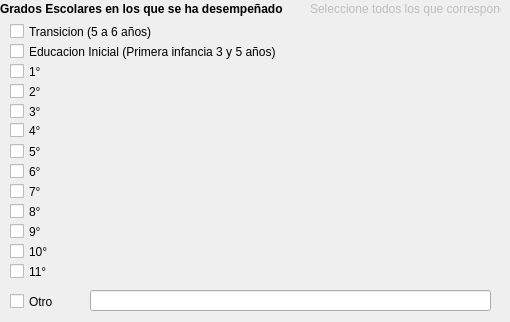
      <widget class="QWidget" name="tabWidgetPage4">
       <attribute name="title">
        <string>4 de 9</string>
       </attribute>
       <widget class="QLabel" name="label_16">
        <property name="geometry">
         <rect>
          <x>0</x>
          <y>0</y>
          <width>391</width>
          <height>18</height>
         </rect>
        </property>
        <property name="font">
         <font>
          <weight>75</weight>
          <bold>true</bold>
         </font>
        </property>
        <property name="text">
         <string>Grados Escolares en los que se ha desempeñado</string>
        </property>
       </widget>
       <widget class="QLabel" name="label_17">
        <property name="enabled">
         <bool>false</bool>
        </property>
        <property name="geometry">
         <rect>
          <x>310</x>
          <y>0</y>
          <width>191</width>
          <height>18</height>
         </rect>
        </property>
        <property name="font">
         <font>
          <pointsize>9</pointsize>
          <underline>false</underline>
          <strikeout>false</strikeout>
         </font>
        </property>
        <property name="text">
         <string>Seleccione todos los que correspondan</string>
        </property>
       </widget>
       <widget class="QCheckBox" name="gtransicion">
        <property name="geometry">
         <rect>
          <x>10</x>
          <y>20</y>
          <width>171</width>
          <height>23</height>
         </rect>
        </property>
        <property name="text">
         <string>Transicion (5 a 6 años)</string>
        </property>
       </widget>
       <widget class="QCheckBox" name="ginicial">
        <property name="geometry">
         <rect>
          <x>10</x>
          <y>40</y>
          <width>311</width>
          <height>23</height>
         </rect>
        </property>
        <property name="text">
         <string>Educacion Inicial (Primera infancia 3 y 5 años)</string>
        </property>
       </widget>
       <widget class="QCheckBox" name="g1">
        <property name="geometry">
         <rect>
          <x>10</x>
          <y>60</y>
          <width>93</width>
          <height>23</height>
         </rect>
        </property>
        <property name="text">
         <string>1°</string>
        </property>
       </widget>
       <widget class="QCheckBox" name="g2">
        <property name="geometry">
         <rect>
          <x>10</x>
          <y>80</y>
          <width>93</width>
          <height>23</height>
         </rect>
        </property>
        <property name="text">
         <string>2°</string>
        </property>
       </widget>
       <widget class="QCheckBox" name="g3">
        <property name="geometry">
         <rect>
          <x>10</x>
          <y>100</y>
          <width>93</width>
          <height>23</height>
         </rect>
        </property>
        <property name="text">
         <string>3°</string>
        </property>
       </widget>
       <widget class="QCheckBox" name="g4">
        <property name="geometry">
         <rect>
          <x>10</x>
          <y>120</y>
          <width>93</width>
          <height>21</height>
         </rect>
        </property>
        <property name="text">
         <string>4°</string>
        </property>
       </widget>
       <widget class="QCheckBox" name="g5">
        <property name="geometry">
         <rect>
          <x>10</x>
          <y>140</y>
          <width>93</width>
          <height>23</height>
         </rect>
        </property>
        <property name="text">
         <string>5°</string>
        </property>
       </widget>
       <widget class="QCheckBox" name="g6">
        <property name="geometry">
         <rect>
          <x>10</x>
          <y>160</y>
          <width>93</width>
          <height>23</height>
         </rect>
        </property>
        <property name="text">
         <string>6°</string>
        </property>
       </widget>
       <widget class="QCheckBox" name="g7">
        <property name="geometry">
         <rect>
          <x>10</x>
          <y>180</y>
          <width>93</width>
          <height>23</height>
         </rect>
        </property>
        <property name="text">
         <string>7°</string>
        </property>
       </widget>
       <widget class="QCheckBox" name="g8">
        <property name="geometry">
         <rect>
          <x>10</x>
          <y>200</y>
          <width>93</width>
          <height>23</height>
         </rect>
        </property>
        <property name="text">
         <string>8°</string>
        </property>
       </widget>
       <widget class="QCheckBox" name="g9">
        <property name="geometry">
         <rect>
          <x>10</x>
          <y>220</y>
          <width>93</width>
          <height>23</height>
         </rect>
        </property>
        <property name="text">
         <string>9°</string>
        </property>
       </widget>
       <widget class="QCheckBox" name="g10">
        <property name="geometry">
         <rect>
          <x>10</x>
          <y>240</y>
          <width>93</width>
          <height>23</height>
         </rect>
        </property>
        <property name="text">
         <string>10°</string>
        </property>
       </widget>
       <widget class="QCheckBox" name="g11">
        <property name="geometry">
         <rect>
          <x>10</x>
          <y>260</y>
          <width>93</width>
          <height>23</height>
         </rect>
        </property>
        <property name="text">
         <string>11°</string>
        </property>
       </widget>
       <widget class="QCheckBox" name="gotro">
        <property name="geometry">
         <rect>
          <x>10</x>
          <y>290</y>
          <width>93</width>
          <height>23</height>
         </rect>
        </property>
        <property name="text">
         <string>Otro</string>
        </property>
       </widget>
       <widget class="QLineEdit" name="txtotrogrado">
        <property name="geometry">
         <rect>
          <x>90</x>
          <y>290</y>
          <width>401</width>
          <height>21</height>
         </rect>
        </property>
       </widget>
      </widget>
